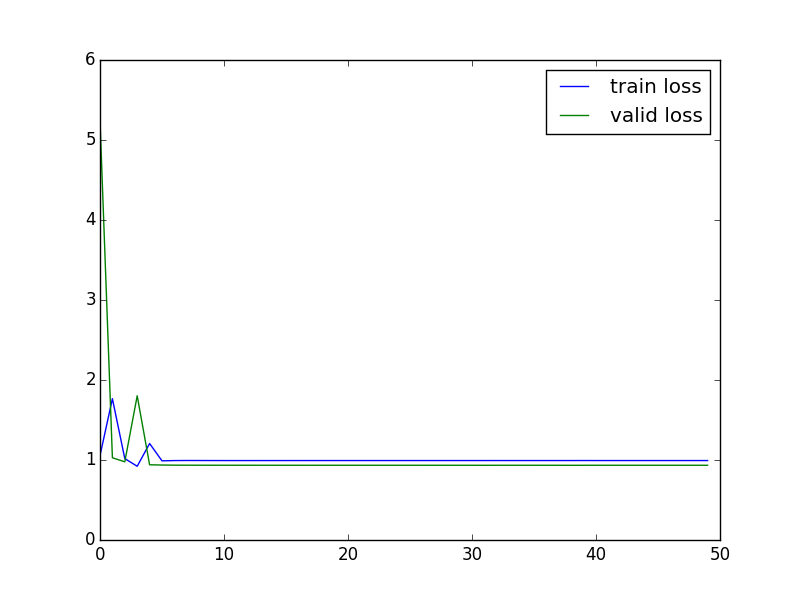

Write the Python code that produced this figure.
from lasagne import layers
#import nolearn.lasagne.visualize
from lasagne.updates import nesterov_momentum
import load
import sys
import pdb
import lasagne
import numpy as np
import matplotlib.pyplot as plt

IMG_SIZE = 40
sys.path.append('~/roof/Lasagne/lasagne')
sys.path.append('~/roof/nolearn/nolearn')

#pdb.set_trace()
from nolearn.lasagne import NeuralNet
from nolearn.lasagne import visualize

net1 = NeuralNet(
    layers=[  # three layers: one hidden layer
        ('input', layers.InputLayer),
        ('hidden', layers.DenseLayer),
        ('output', layers.DenseLayer),
        ],
    # layer parameters:
    input_shape=(None, 3, IMG_SIZE, IMG_SIZE),  # 96x96 input pixels per batch
    hidden_num_units=100,  # number of units in hidden layer
    #output_nonlinearity=None,  # output layer uses identity function
    output_num_units=3,  # 30 target values

    # optimization method:
    update=nesterov_momentum,
    update_learning_rate=0.01,
    update_momentum=0.9,

    #regression=True,  # flag to indicate we're dealing with regression problem
    output_nonlinearity=lasagne.nonlinearities.softmax,
    max_epochs=50,  # we want to train this many epochs
    verbose=1,
    )

X, y = load.load()
#pdb.set_trace()
net1.fit(X, y)

visualize.plot_loss(net1)
plt.savefig('basic_net.png')
